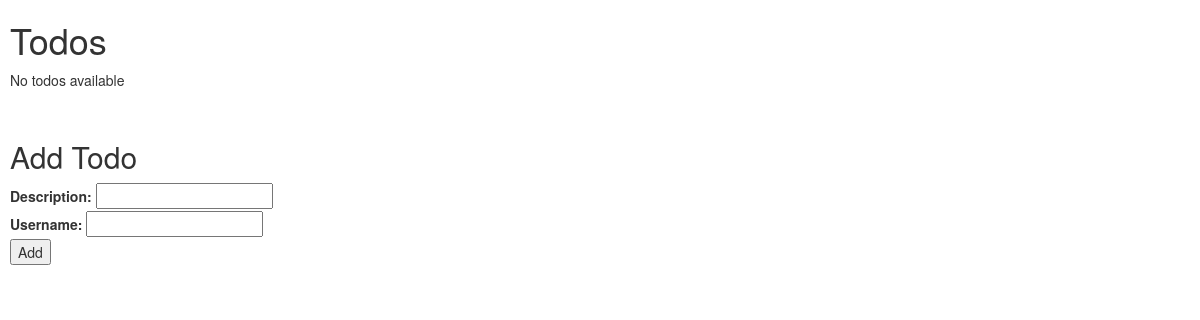
Page /todos/ on the earlier database version.
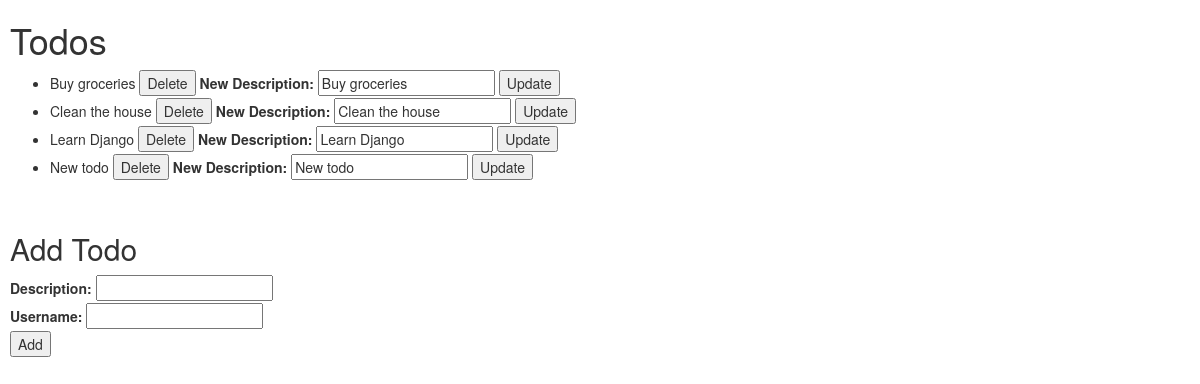
Same page on the later database version.
### todos/models.py (models this page shows, shortened)
class Todo(models.Model):
    description = models.CharField(max_length=200)
    user = models.ForeignKey('auth.User', on_delete=models.CASCADE)

### todos/views.py (the view)
# urls.py: path('todos/', include('todos.urls'))
def todos(request):
    todos = Todo.objects.all()
    context = {
        'todos': todos,
    }
    return render(request, 'todos/todos.html', context)

### todos/templates/todos/todos.html (shortened to what this page needs)
<!DOCTYPE html>
<html lang="en">
  <head>
    <link rel="stylesheet" href="https://maxcdn.bootstrapcdn.com/bootstrap/3.3.7/css/bootstrap.min.css">
  </head>
  <body>
    {% include 'todos/todo_list.html' %}
    <br>
    {% include 'todos/add_todo.html' %}
  </body>
</html>

### todos/templates/todos/todo_list.html (shortened to what this page needs)
<div id="todo_list_container">
<h1>Todos</h1>
{% if todos %}
  <ul>
  {% for todo in todos %}
    <li>
      {{ todo.description }}
      <form action="{% url 'delete_todo' todo.id %}" method="post" style="display:inline">
        <button type="submit">Delete</button>
      </form>
      <form action="{% url 'update_todo' todo.id %}" method="post" style="display:inline">
        <label for="new_description">New Description:</label>
        <input type="text" name="new_description" value="{{ todo.description }}" required>
        <button type="submit">Update</button>
      </form>
    </li>
  {% endfor %}
  </ul>
{% else %}
  <p>No todos available</p>
{% endif %}
</div>

### todos/templates/todos/add_todo.html (shortened to what this page needs)
<div id="add_todo_container">
  <form action="{% url 'add_todo' %}" method="post">
    <h2>Add Todo</h2>
    <label for="description">Description:</label>
    <input type="text" name="description" id="description" required><br>
    <label for="username">Username:</label>
    <input type="text" name="username" id="username" required><br>
    <button type="submit">Add</button>
  </form>
</div>

### todos/templates/todos/todos.html (style rules this page uses)
body { margin: 10px; }

Differences in the rows shown:
added Todo: description "Buy groceries", new_description "Buy groceries"
added Todo: description "Clean the house", new_description "Clean the house"
added Todo: description "Learn Django", new_description "Learn Django"
added Todo: description "New todo", new_description "New todo"
Other differences:
text no longer shown: "No todos available"
